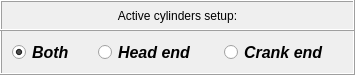
     <widget class="QFrame" name="frame_9">
      <property name="geometry">
       <rect>
        <x>68</x>
        <y>464</y>
        <width>355</width>
        <height>75</height>
       </rect>
      </property>
      <property name="frameShape">
       <enum>QFrame::Box</enum>
      </property>
      <property name="frameShadow">
       <enum>QFrame::Raised</enum>
      </property>
      <widget class="QWidget" name="horizontalLayoutWidget_3">
       <property name="geometry">
        <rect>
         <x>12</x>
         <y>36</y>
         <width>335</width>
         <height>33</height>
        </rect>
       </property>
       <layout class="QHBoxLayout" name="horizontalLayout_3">
        <item>
         <widget class="QRadioButton" name="radioButton_both_cylinders">
          <property name="minimumSize">
           <size>
            <width>80</width>
            <height>26</height>
           </size>
          </property>
          <property name="maximumSize">
           <size>
            <width>80</width>
            <height>26</height>
           </size>
          </property>
          <property name="font">
           <font>
            <family>Arial</family>
            <pointsize>12</pointsize>
            <weight>75</weight>
            <italic>true</italic>
            <bold>true</bold>
           </font>
          </property>
          <property name="text">
           <string>Both</string>
          </property>
          <property name="checked">
           <bool>true</bool>
          </property>
         </widget>
        </item>
        <item>
         <widget class="QRadioButton" name="radioButton_head_end_cylinder">
          <property name="minimumSize">
           <size>
            <width>120</width>
            <height>26</height>
           </size>
          </property>
          <property name="maximumSize">
           <size>
            <width>120</width>
            <height>26</height>
           </size>
          </property>
          <property name="font">
           <font>
            <family>Arial</family>
            <pointsize>12</pointsize>
            <weight>75</weight>
            <italic>true</italic>
            <bold>true</bold>
           </font>
          </property>
          <property name="text">
           <string>Head end</string>
          </property>
         </widget>
        </item>
        <item>
         <widget class="QRadioButton" name="radioButton_crank_end_cylinder">
          <property name="minimumSize">
           <size>
            <width>120</width>
            <height>26</height>
           </size>
          </property>
          <property name="maximumSize">
           <size>
            <width>120</width>
            <height>26</height>
           </size>
          </property>
          <property name="font">
           <font>
            <family>Arial</family>
            <pointsize>12</pointsize>
            <weight>75</weight>
            <italic>true</italic>
            <bold>true</bold>
           </font>
          </property>
          <property name="text">
           <string>Crank end</string>
          </property>
         </widget>
        </item>
       </layout>
      </widget>
      <widget class="QLabel" name="label_8">
       <property name="geometry">
        <rect>
         <x>0</x>
         <y>0</y>
         <width>355</width>
         <height>31</height>
        </rect>
       </property>
       <property name="font">
        <font>
         <italic>false</italic>
        </font>
       </property>
       <property name="frameShape">
        <enum>QFrame::Box</enum>
       </property>
       <property name="frameShadow">
        <enum>QFrame::Raised</enum>
       </property>
       <property name="text">
        <string>Active cylinders setup:</string>
       </property>
       <property name="alignment">
        <set>Qt::AlignCenter</set>
       </property>
      </widget>
     </widget>
